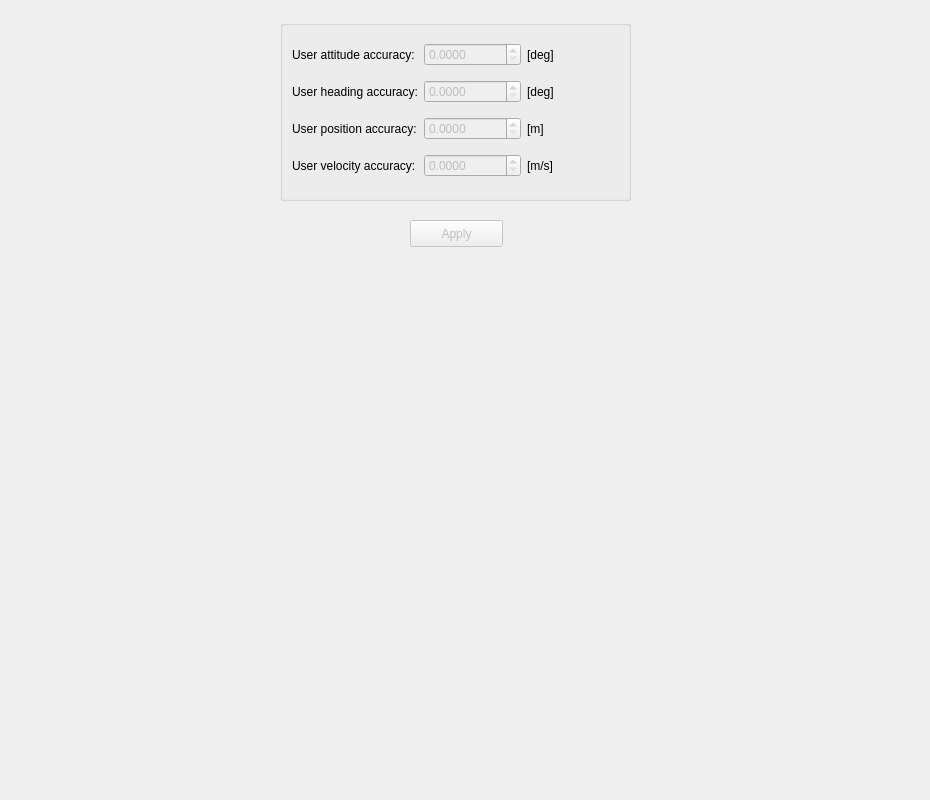
<?xml version="1.0" encoding="UTF-8"?>
<ui version="4.0">
 <class>UserAccuracySpecTab</class>
 <widget class="QWidget" name="UserAccuracySpecTab">
  <property name="geometry">
   <rect>
    <x>0</x>
    <y>0</y>
    <width>930</width>
    <height>800</height>
   </rect>
  </property>
  <property name="windowTitle">
   <string>Form</string>
  </property>
  <widget class="QGroupBox" name="groupBox_6">
   <property name="geometry">
    <rect>
     <x>280</x>
     <y>20</y>
     <width>351</width>
     <height>181</height>
    </rect>
   </property>
   <property name="title">
    <string/>
   </property>
   <layout class="QGridLayout" name="gridLayout">
    <item row="3" column="0">
     <widget class="QLabel" name="label_9">
      <property name="text">
       <string>User velocity accuracy:</string>
      </property>
     </widget>
    </item>
    <item row="3" column="1">
     <widget class="QDoubleSpinBox" name="velAccSpinBox">
      <property name="enabled">
       <bool>false</bool>
      </property>
      <property name="decimals">
       <number>4</number>
      </property>
      <property name="maximum">
       <double>1000000.000000000000000</double>
      </property>
      <property name="singleStep">
       <double>0.100000000000000</double>
      </property>
     </widget>
    </item>
    <item row="2" column="0">
     <widget class="QLabel" name="label_10">
      <property name="text">
       <string>User position accuracy:</string>
      </property>
     </widget>
    </item>
    <item row="2" column="1">
     <widget class="QDoubleSpinBox" name="posAccSpinBox">
      <property name="enabled">
       <bool>false</bool>
      </property>
      <property name="decimals">
       <number>4</number>
      </property>
      <property name="maximum">
       <double>1000000.000000000000000</double>
      </property>
      <property name="singleStep">
       <double>0.100000000000000</double>
      </property>
     </widget>
    </item>
    <item row="1" column="0">
     <widget class="QLabel" name="label_11">
      <property name="text">
       <string>User heading accuracy:</string>
      </property>
     </widget>
    </item>
    <item row="1" column="1">
     <widget class="QDoubleSpinBox" name="headingAccSpinBox">
      <property name="enabled">
       <bool>false</bool>
      </property>
      <property name="decimals">
       <number>4</number>
      </property>
      <property name="maximum">
       <double>1000000.000000000000000</double>
      </property>
      <property name="singleStep">
       <double>0.100000000000000</double>
      </property>
     </widget>
    </item>
    <item row="0" column="0">
     <widget class="QLabel" name="label_12">
      <property name="text">
       <string>User attitude accuracy:</string>
      </property>
     </widget>
    </item>
    <item row="0" column="1">
     <widget class="QDoubleSpinBox" name="attAccSpinBox">
      <property name="enabled">
       <bool>false</bool>
      </property>
      <property name="buttonSymbols">
       <enum>QAbstractSpinBox::UpDownArrows</enum>
      </property>
      <property name="decimals">
       <number>4</number>
      </property>
      <property name="maximum">
       <double>1000000.000000000000000</double>
      </property>
      <property name="singleStep">
       <double>0.100000000000000</double>
      </property>
     </widget>
    </item>
    <item row="1" column="2">
     <widget class="QLabel" name="label_14">
      <property name="text">
       <string>[deg]</string>
      </property>
     </widget>
    </item>
    <item row="2" column="2">
     <widget class="QLabel" name="label_15">
      <property name="text">
       <string>[m]</string>
      </property>
     </widget>
    </item>
    <item row="0" column="2">
     <widget class="QLabel" name="label_13">
      <property name="text">
       <string>[deg]</string>
      </property>
     </widget>
    </item>
    <item row="3" column="2">
     <widget class="QLabel" name="label_16">
      <property name="text">
       <string>[m/s]</string>
      </property>
     </widget>
    </item>
   </layout>
  </widget>
  <widget class="QPushButton" name="applyButton">
   <property name="enabled">
    <bool>false</bool>
   </property>
   <property name="geometry">
    <rect>
     <x>410</x>
     <y>220</y>
     <width>93</width>
     <height>27</height>
    </rect>
   </property>
   <property name="text">
    <string>Apply</string>
   </property>
  </widget>
 </widget>
 <resources/>
 <connections>
  <connection>
   <sender>applyButton</sender>
   <signal>pressed()</signal>
   <receiver>UserAccuracySpecTab</receiver>
   <slot>applyPressed()</slot>
   <hints>
    <hint type="sourcelabel">
     <x>416</x>
     <y>483</y>
    </hint>
    <hint type="destinationlabel">
     <x>464</x>
     <y>399</y>
    </hint>
   </hints>
  </connection>
 </connections>
 <slots>
  <slot>applyPressed()</slot>
 </slots>
</ui>
